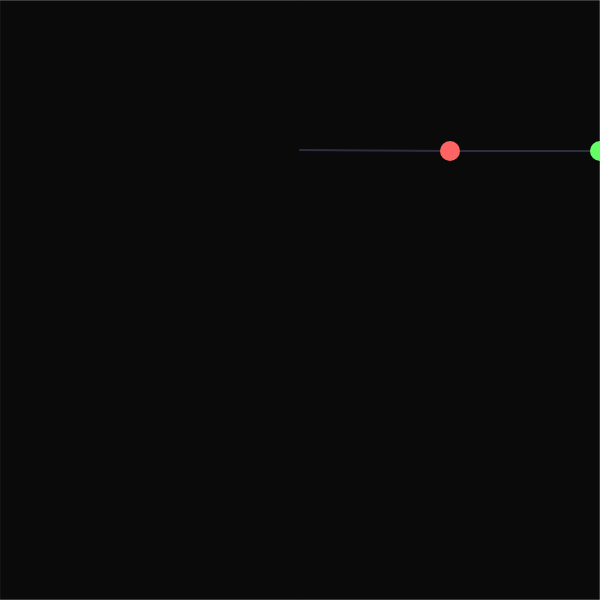
Frame 1 (no input)
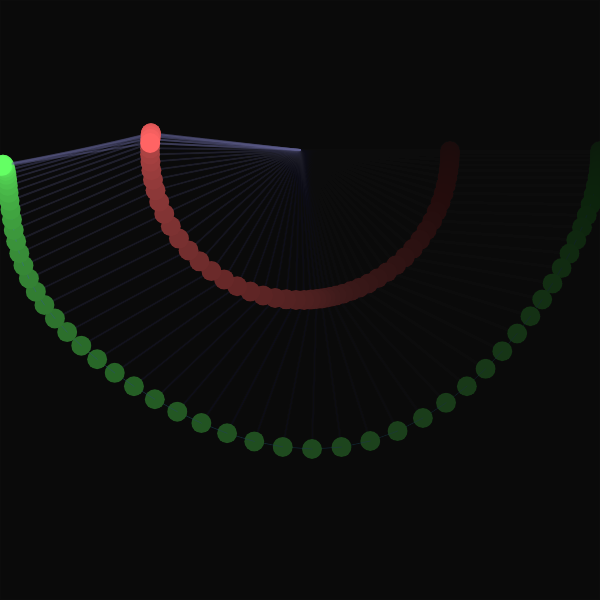
Frame 60 (no input)
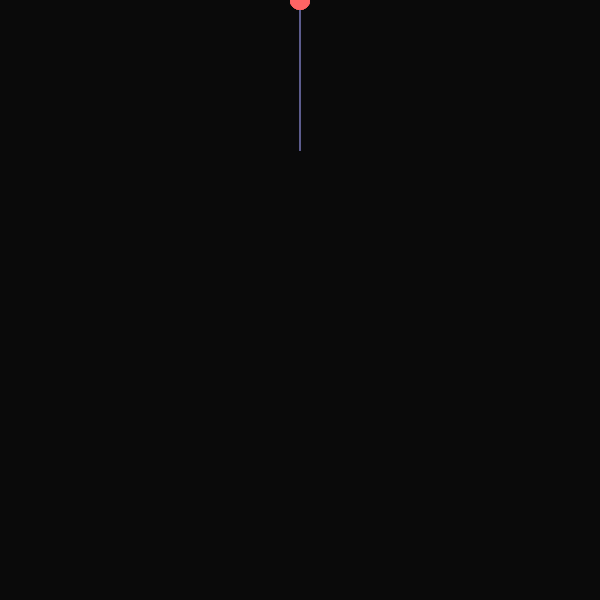
Frame 120 (the mouse pressed at the canvas centre since frame 60)

The p5.js sketch that drew these frames (run headless with seeded random() and noise() and a simulated clock; from frame 60 on, the mouse is pressed at the canvas centre):

// p5.js sketch
// ── sketch.js
// Interactive Pendulum Drawing Machine
// Double pendulum system that creates chaotic patterns

let angle1 = Math.PI / 2;
let angle2 = Math.PI / 2;
let angleVel1 = 0;
let angleVel2 = 0;
let len1 = 150;
let len2 = 150;
let mass1 = 20;
let mass2 = 20;
let gravity = 1;
let damping = 0.999;
let cx, cy;
let prevX, prevY;
let drawing = [];

function setup() {
    createCanvas(600, 600);
    cx = width / 2;
    cy = 150;
    background(10);
    stroke(255, 100);
    strokeWeight(1);
}

function draw() {
    // Fade effect
    fill(10, 10);
    rect(0, 0, width, height);
    
    // Physics calculations
    let num1 = -gravity * (2 * mass1 + mass2) * sin(angle1);
    let num2 = -mass2 * gravity * sin(angle1 - 2 * angle2);
    let num3 = -2 * sin(angle1 - angle2) * mass2;
    let num4 = angleVel2 * angleVel2 * len2 + angleVel1 * angleVel1 * len1 * cos(angle1 - angle2);
    let den = len1 * (2 * mass1 + mass2 - mass2 * cos(2 * angle1 - 2 * angle2));
    let angleAcc1 = (num1 + num2 + num3 * num4) / den;
    
    num1 = 2 * sin(angle1 - angle2);
    num2 = angleVel1 * angleVel1 * len1 * (mass1 + mass2);
    num3 = gravity * (mass1 + mass2) * cos(angle1);
    num4 = angleVel2 * angleVel2 * len2 * mass2 * cos(angle1 - angle2);
    den = len2 * (2 * mass1 + mass2 - mass2 * cos(2 * angle1 - 2 * angle2));
    let angleAcc2 = (num1 * (num2 + num3 + num4)) / den;
    
    // Update velocities and angles
    angleVel1 += angleAcc1;
    angleVel2 += angleAcc2;
    angleVel1 *= damping;
    angleVel2 *= damping;
    angle1 += angleVel1;
    angle2 += angleVel2;
    
    // Calculate positions
    let x1 = cx + len1 * sin(angle1);
    let y1 = cy + len1 * cos(angle1);
    let x2 = x1 + len2 * sin(angle2);
    let y2 = y1 + len2 * cos(angle2);
    
    // Draw pendulum arms
    stroke(100, 100, 150, 100);
    strokeWeight(2);
    line(cx, cy, x1, y1);
    line(x1, y1, x2, y2);
    
    // Draw trail
    if (prevX !== undefined) {
        stroke(100, 200, 255, 150);
        strokeWeight(1);
        line(prevX, prevY, x2, y2);
        
        // Store drawing history
        drawing.push({x: x2, y: y2});
        if (drawing.length > 500) {
            drawing.shift();
        }
    }
    
    prevX = x2;
    prevY = y2;
    
    // Draw pendulum bobs
    fill(255, 100, 100);
    noStroke();
    ellipse(x1, y1, mass1, mass1);
    fill(100, 255, 100);
    ellipse(x2, y2, mass2, mass2);
}

// Click to reset
function mousePressed() {
    angle1 = map(mouseX, 0, width, 0, TWO_PI);
    angle2 = map(mouseY, 0, height, 0, TWO_PI);
    angleVel1 = 0;
    angleVel2 = 0;
    prevX = undefined;
    prevY = undefined;
    drawing = [];
    background(10);
}


// ── embed.html
<!DOCTYPE html>

<head>
    <title>Interactive Pendulum Drawing Machine</title>
    <script src="../../lib/p5.min.js"></script>
    <script src="sketch.js"></script>

    <style>
        body {
            margin: 0;
            padding: 0;
            overflow: hidden;
            background: #0a0a0a;
        }

        canvas {
            margin: auto;
            display: block;
        }
    </style>

</head>

<body>

</body>

</html>
